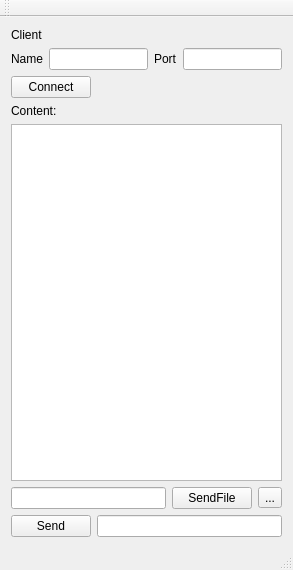
<?xml version="1.0" encoding="UTF-8"?>
<ui version="4.0">
 <class>MainWindow</class>
 <widget class="QMainWindow" name="MainWindow">
  <property name="geometry">
   <rect>
    <x>0</x>
    <y>0</y>
    <width>293</width>
    <height>570</height>
   </rect>
  </property>
  <property name="windowTitle">
   <string>MainWindow</string>
  </property>
  <widget class="QWidget" name="centralWidget">
   <layout class="QGridLayout" name="gridLayout">
    <item row="0" column="0">
     <layout class="QVBoxLayout" name="verticalLayout">
      <item>
       <widget class="QLabel" name="label">
        <property name="text">
         <string>Client</string>
        </property>
       </widget>
      </item>
      <item>
       <layout class="QHBoxLayout" name="horizontalLayout">
        <item>
         <widget class="QLabel" name="label_2">
          <property name="text">
           <string>Name</string>
          </property>
         </widget>
        </item>
        <item>
         <widget class="QLineEdit" name="lineEdit_Name"/>
        </item>
        <item>
         <widget class="QLabel" name="label_3">
          <property name="text">
           <string>Port</string>
          </property>
         </widget>
        </item>
        <item>
         <widget class="QLineEdit" name="lineEdit_Port"/>
        </item>
       </layout>
      </item>
      <item>
       <layout class="QHBoxLayout" name="horizontalLayout_2">
        <item>
         <widget class="QPushButton" name="pushButton_Connect">
          <property name="text">
           <string>Connect</string>
          </property>
         </widget>
        </item>
        <item>
         <spacer name="horizontalSpacer">
          <property name="orientation">
           <enum>Qt::Horizontal</enum>
          </property>
          <property name="sizeHint" stdset="0">
           <size>
            <width>248</width>
            <height>20</height>
           </size>
          </property>
         </spacer>
        </item>
       </layout>
      </item>
      <item>
       <widget class="QLabel" name="label_5">
        <property name="text">
         <string>Content:</string>
        </property>
       </widget>
      </item>
      <item>
       <widget class="QTextEdit" name="textEdit_Content"/>
      </item>
      <item>
       <layout class="QHBoxLayout" name="horizontalLayout_3">
        <item>
         <widget class="QLineEdit" name="lineEdit_part"/>
        </item>
        <item>
         <widget class="QPushButton" name="pushButton_SendFile">
          <property name="text">
           <string>SendFile</string>
          </property>
         </widget>
        </item>
        <item>
         <widget class="QToolButton" name="toolButton_file">
          <property name="text">
           <string>...</string>
          </property>
         </widget>
        </item>
       </layout>
      </item>
      <item>
       <layout class="QHBoxLayout" name="horizontalLayout_4">
        <item>
         <widget class="QPushButton" name="pushButton_Send">
          <property name="text">
           <string>Send</string>
          </property>
         </widget>
        </item>
        <item>
         <widget class="QLineEdit" name="lineEdit_Send"/>
        </item>
       </layout>
      </item>
     </layout>
    </item>
   </layout>
  </widget>
  <widget class="QMenuBar" name="menuBar">
   <property name="geometry">
    <rect>
     <x>0</x>
     <y>0</y>
     <width>293</width>
     <height>25</height>
    </rect>
   </property>
  </widget>
  <widget class="QToolBar" name="mainToolBar">
   <attribute name="toolBarArea">
    <enum>TopToolBarArea</enum>
   </attribute>
   <attribute name="toolBarBreak">
    <bool>false</bool>
   </attribute>
  </widget>
  <widget class="QStatusBar" name="statusBar"/>
 </widget>
 <layoutdefault spacing="6" margin="11"/>
 <resources/>
 <connections/>
</ui>
